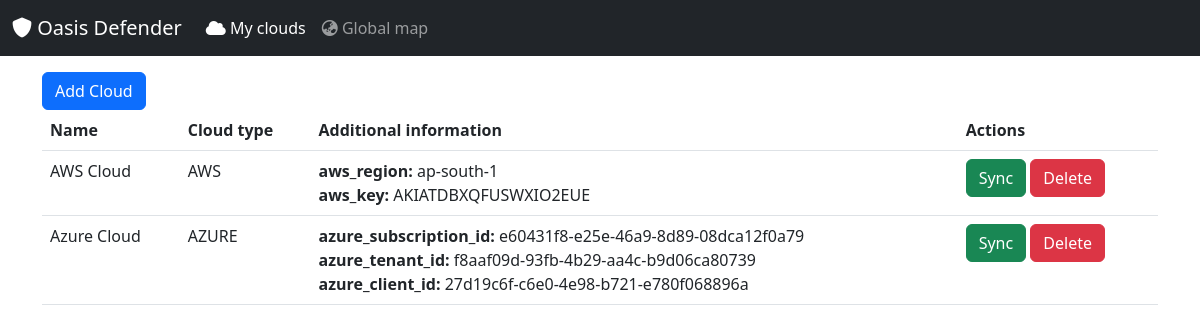
The page /clouds on the database its author committed.
### tables this page shows
CREATE TABLE clouds
                            (
                                id   INTEGER PRIMARY KEY,
                                name TEXT,       -- Cloud name (show in gui)
                                cloud_type TEXT, -- AWS or AZURE
                                aws_region TEXT,     -- AWS region
                                aws_key TEXT,        -- AWS key
                                aws_secret_key TEXT, -- AWS secret-key
                                azure_tenant_id TEXT,      -- Azure tenant-id
                                azure_client_id TEXT,      -- Azure client-id
                                azure_client_secret TEXT,  -- Azure client-secret
                                azure_subscription_id TEXT -- Azure only subscription-id
                            );

### app.py (the view)
@app.route('/clouds', methods=['GET'])
def clouds():
    context = DB()
    clouds = context.get_clouds()
    return render_template('clouds.jinja', clouds=clouds)

### db.py (called while the page is built)
    def __del__(self):
        self.__database.close()

    def get_clouds(self) -> list[Cloud]:
        cursor = self.__database.cursor()
        cursor.execute("""
            SELECT id, name, cloud_type,
                   aws_region, aws_key, aws_secret_key,
                   azure_tenant_id, azure_client_id, azure_client_secret, azure_subscription_id
            FROM clouds ORDER by name
        """)
        rows = cursor.fetchall()
        return [
            Cloud(id=r[0],
                  name=r[1],
                  cloud_type=r[2],
                  aws_region=r[3],
                  aws_key=r[4],
                  aws_secret_key=r[5],
                  azure_tenant_id=r[6],
                  azure_client_id=r[7],
                  azure_client_secret=r[8],
                  azure_subscription_id=r[9]) for r in rows
        ]

### templates/clouds.jinja (shortened to what this page needs)
{% extends "base.jinja" %}
{% set active_page = "clouds" %}
{% block content %}
<div class="container">
  {% if clouds is defined and clouds|length > 0 %}
  <div class="btn-group" role="group" aria-label="Actions">
    <button type="button" class="btn btn-primary" data-bs-toggle="modal" data-bs-target="#addCloudModal">
      Add Cloud
    </button>
  </div>
  <table class="table">
    <thead>
      <tr>
        <th>Name</th>
        <th>Cloud type</th>
        <th>Additional information</th>
        <th>Actions</th>
      </tr>
    </thead>
    <tbody>
      {% for cloud in clouds %}
      <tr>
        <td>{{ cloud.name }}</td>
        <td>{{ cloud.cloud_type }}</td>
        <td>
          {% if cloud.cloud_type=="AWS" %}
          <b>aws_region:</b> {{ cloud.aws_region }} <br>
          <b>aws_key:</b> {{ cloud.aws_key }}
          {% else %}
          <b>azure_subscription_id:</b> {{ cloud.azure_subscription_id }} <br>
          <b>azure_tenant_id:</b> {{ cloud.azure_tenant_id }} <br>
          <b>azure_client_id:</b> {{ cloud.azure_client_id }}
          {% endif %}
        </td>
        <td>
          <form method="POST" action="{{ url_for('clouds_sync') }}" target="dummyframe" style="display: inline-block;">
            <button type="submit" class="btn btn-success">Sync</button>
          </form>
          <form method="POST" action="{{ url_for('clouds_delete') }}"  style="display: inline-block;">
            <button type="submit" class="btn btn-danger">Delete</button>
          </form>
        </td>
      </tr>
      {% endfor %}
    </tbody>
  </table>
</div>
{% else %}
<p>You haven't added any clouds yet. Please add at least one cloud.</p>
<button type="button" class="btn btn-primary" data-bs-toggle="modal" data-bs-target="#addCloudModal">
  Add Cloud
</button>
{% endif %}
{% endblock %}

### templates/base.jinja (shortened to what this page needs)
<!DOCTYPE html>
<html>
<head>
    <link rel="stylesheet" href="https://cdn.jsdelivr.net/npm/bootstrap@5.3.0-alpha3/dist/css/bootstrap.min.css">
    <link rel="stylesheet" href="{{ url_for('static', filename='css/style.css') }}">
</head>
<body>
    <nav id="navBar" class="navbar navbar-expand-sm navbar-dark bg-dark">
        <div class="container-fluid">
            <a class="navbar-brand" href="{{ url_for('index') }}"><i class="fa fa-shield" aria-hidden="true"></i> Oasis Defender</a>
            <div class="collapse navbar-collapse" id="navbar">
                <ul class="navbar-nav me-auto mb-2 mb-sm-0">
                  <li class="nav-item">
                    <a class="nav-link {% if active_page == "clouds" %} active{% endif %}"
                       href="{{ url_for('clouds') }}">
                       <i class="fa fa-cloud" aria-hidden="true"></i> My clouds
                    </a>
                  </li>
                  <li class="nav-item">
                    <a class="nav-link {% if active_page == "cloud_map" %} active{% endif %}" href="{{ url_for('cloud_map') }}">
                      <i class="fa fa-earth-asia" aria-hidden="true"></i> Global map
                    </a>
                  </li>
                </ul>
              </div>
            </div>
    </nav>
{% block content %}{% endblock %}
</body>
</html>

### rows shown on the page
clouds: name "AWS Cloud", cloud_type "AWS", aws_region "ap-south-1", aws_key "AKIATDBXQFUSWXIO2EUE"
clouds: name "Azure Cloud", cloud_type "AZURE", azure_subscription_id "e60431f8-e25e-46a9-8d89-08dca12f0a79", azure_tenant_id "f8aaf09d-93fb-4b29-aa4c-b9d06ca80739", azure_client_id "27d19c6f-c6e0-4e98-b721-e780f068896a"
